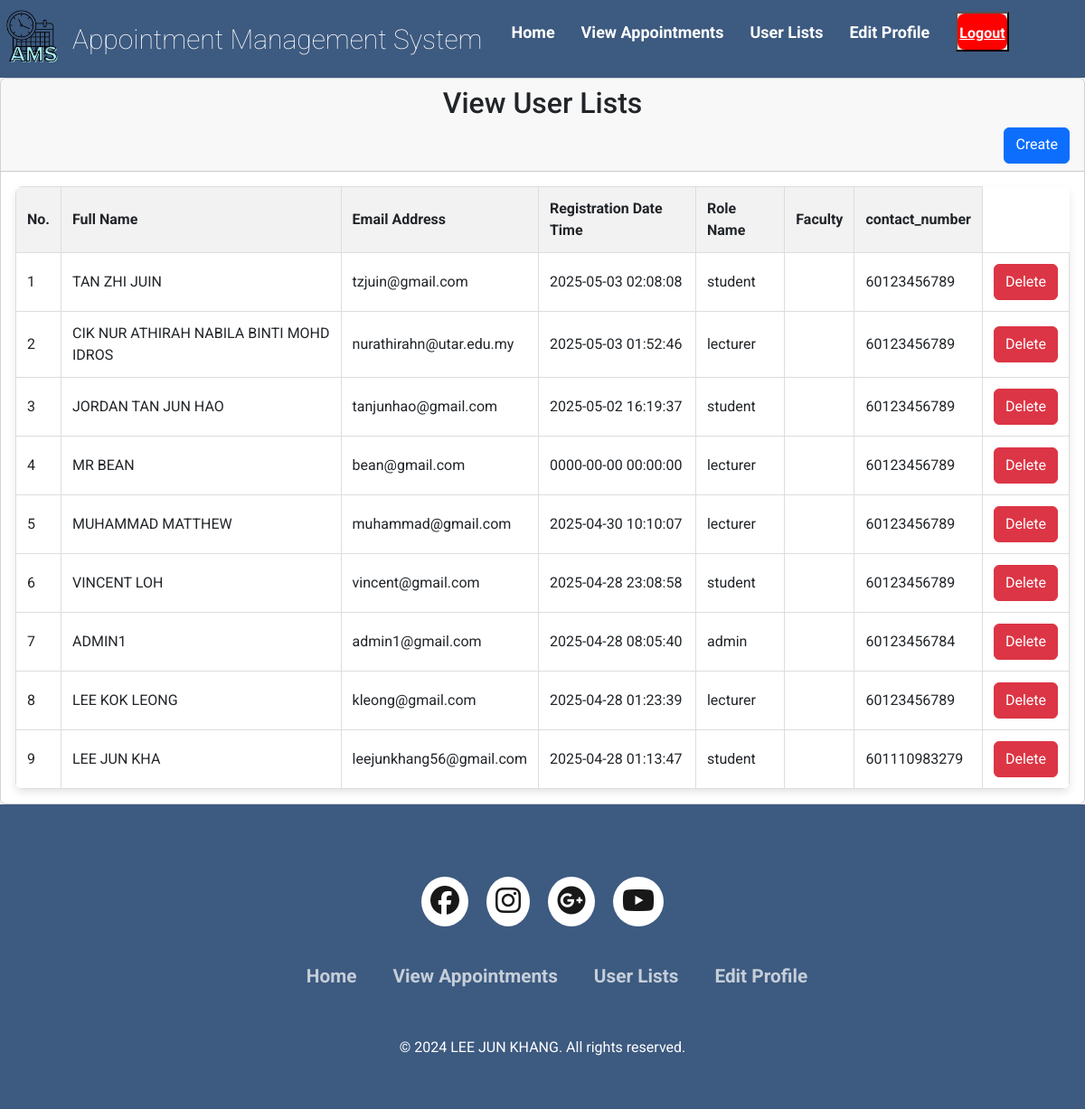
The page /user_view_admin.php on the database as committed earlier.
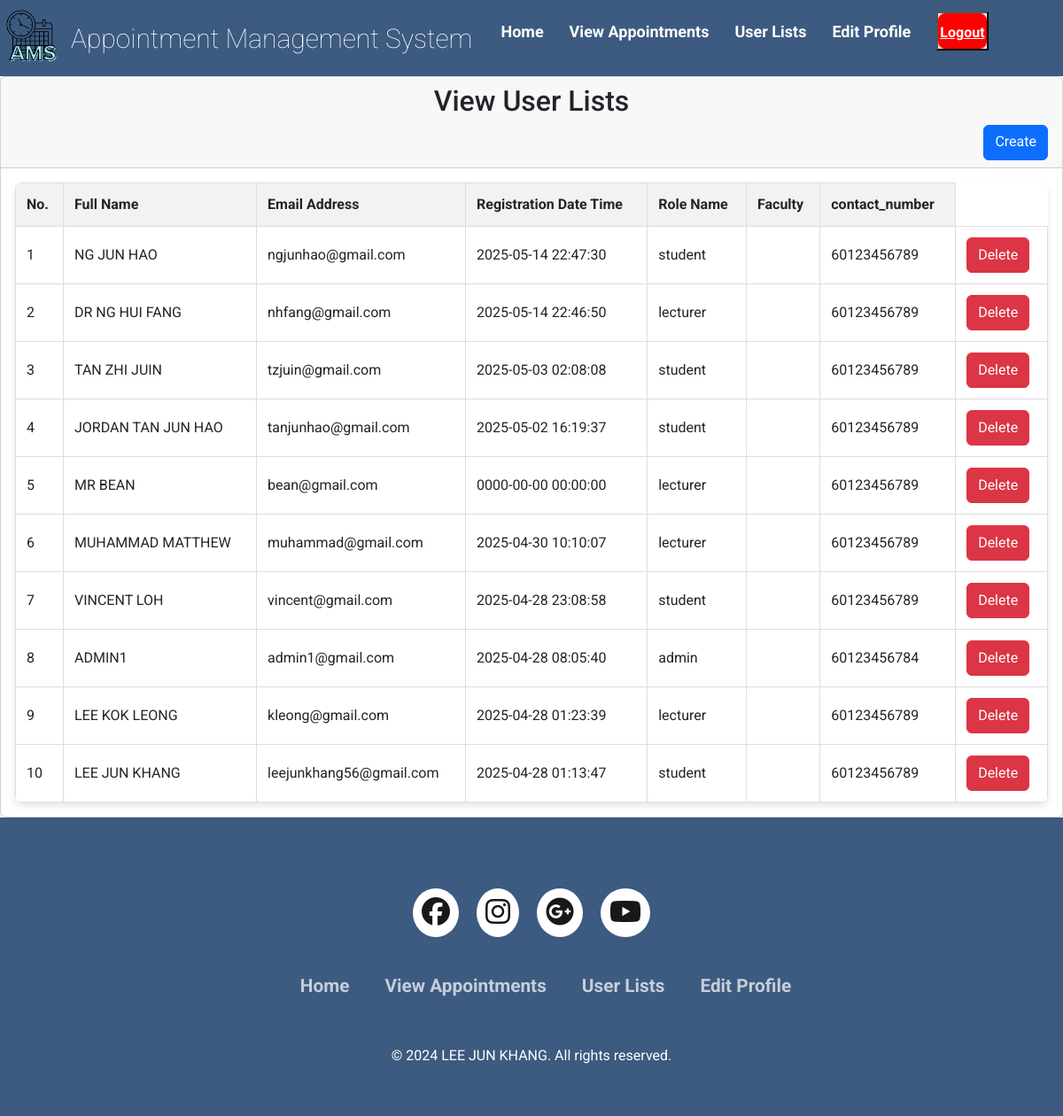
The same page on the database as committed later.
### tables this page shows
CREATE TABLE `users` (
  `id` bigint(11) NOT NULL,
  `username` varchar(100) NOT NULL,
  `email` varchar(100) NOT NULL,
  `role_id` int(1) NOT NULL,
  `reg_date` datetime NOT NULL,
  `password` varchar(255) NOT NULL,
  `contact_number` varchar(15) NOT NULL
);

CREATE TABLE `roles` (
  `id` int(1) NOT NULL,
  `role_name` varchar(50) NOT NULL
);

### user_view_admin.php (the view, shortened to what this page needs)
<!DOCTYPE html>
<html lang="en">
<head>
    <link rel="stylesheet" href="css/style.css">
    <link href="https://cdn.jsdelivr.net/npm/bootstrap@5.3.3/dist/css/bootstrap.min.css" rel="stylesheet">
    <link rel="stylesheet" type="text/css" href="https://cdnjs.cloudflare.com/ajax/libs/font-awesome/6.6.0/css/all.min.css">
    <link rel="stylesheet" href="https://unicons.iconscout.com/release/v4.0.0/css/line.css">
</head>
<body>
    <header>
        <nav class="navbar">
            <div class="navdiv">
                <div class="image-container">
                    <a href="home_admin.php"><img src="assets/images/logo.png" alt="logo" class="nav-logo" style="width: 70px; height: auto;"></a>
                    <a href="home_admin.php" class="logo-text">Appointment Management System</a>
                    <?php
                    include("database.php");
                    ?>
                </div>
                <ul>
                    <li><a href="home_admin.php">Home</a></li>
                    <li><a href="appointment_view_admin.php">View Appointments</a></li>
                    <li><a href="user_view_admin.php">User Lists</a></li>
                    <li><?php echo "<a href='edit_profile_admin.php?id=$res_id'>Edit Profile</a>"; ?></li>
                    <button><a href="logout.php" class="logout-btn">Logout</a></button>
                </ul>
            </div>
        </nav>
    </header>
    <main>
        <div class="main-box top">
            <div class="col-md-12">
                <div class="card">
                    <div class="card-header">
                        <h2 style="text-align: center;">View User Lists</h2>
                        <div class="d-grid gap-2 d-md-flex justify-content-md-end">
                            <button type="button" class="btn btn-primary" data-bs-toggle="modal" data-bs-target="#createModal">
                                <p>Create</p>
                            </button>
                        </div>
                    </div>
                    <div class="card-body">
                        <table class="product-table">
                            <thead>
                                <tr>
                                    <th>No.</th>
                                    <th>Full Name</th>
                                    <th>Email Address</th>
                                    <th>Registration Date Time</th>
                                    <th>Role Name</th>
                                    <th>Faculty</th>
                                    <th>contact_number</th>
                                </tr>
                            </thead>
                            <tbody>
                                <?php
                                $count = 1;
                                $sel_query = "SELECT users.*, roles.role_name AS role_name
                                                FROM users
                                                JOIN roles ON users.role_id = roles.id
                                                ORDER BY users.id DESC";
                                $stmt = $con->prepare($sel_query);
                                $stmt->execute();
                                $result = $stmt->get_result();
                                while ($row = mysqli_fetch_assoc($result)) {
                                ?>
                                    <tr>
                                        <td><?php echo $count; ?></td>
                                        <td><?php echo $row["username"]; ?></td>
                                        <td><?php echo $row["email"]; ?></td>
                                        <td><?php echo $row["reg_date"]; ?></td>
                                        <td><?php echo $row["role_name"]; ?></td>
                                        <td><?php echo $row["faculty"]; ?></td>
                                        <td><?php echo $row["contact_number"]; ?></td>
                                        <td>
                                            <button type="button" class="btn btn-danger" data-bs-toggle="modal" data-bs-target="#confirmModalCenter" data-id="<?php echo $row['id']; ?>">Delete</button>
                                        </td>
                                    </tr>
                                <?php
                                    $count++;
                                }
                                ?>
                            </tbody>
                        </table>
                    </div>
                </div>
            </div>
        </div>
    </main>
    <footer class="footer">
        <div class="footer-container">
            <div class="footer-icons">
                <a href=""><i class="fa-brands fa-facebook"></i></a>
                <a href=""><i class="fa-brands fa-instagram"></i></a>
                <a href=""><i class="fa-brands fa-google-plus"></i></a>
                <a href=""><i class="fa-brands fa-youtube"></i></a>
            </div>
            <div class="footer-nav">
                <ul>
                    <li><a href="home_admin.php">Home</a></li>
                    <li><a href="appointment_view_admin.php">View Appointments</a></li>
                    <li><a href="user_view_admin.php">User Lists</a></li>
                    <li><a href="edit_profile_admin.php">Edit Profile</a></li>
                </ul>
            </div>
            <div class="footer-bottom">
                <p>&copy; 2024 LEE JUN KHANG. All rights reserved. </p>
            </div>
        </div>
    </footer>
</body>
</html>

### css/style.css (style rules this page uses)
* { padding: 0; margin: 0; box-sizing: border-box; font-family: 'Roboto', sans-serif; }
body { background: #98C1D9; }
.navdiv { text-decoration: none; display: flex; align-items: center; justify-content: space-between; }
.btn { height: 40px; background: #3D5A80; color: white; font-size: 16px; font-weight: bold; border: 2px solid #3D5A80; border-radius: 5px; cursor: pointer; transition: background 0.3s ease, color 0.3s ease, border-color 0.3s ease; text-align: center; line-height: 40px; }
.logout-btn { height: 40px; background-color: red; color: white; font-size: 16px; font-weight: bold; border: 2px solid red; border-radius: 8px; cursor: pointer; text-align: center; line-height: 40px; padding: 0; margin: 0; box-sizing: border-box; display: inline-block; transition: background-color 0.3s ease, color 0.3s ease, border-color 0.3s ease; }
footer { background-color: #3D5A80; }
.footer-container { width: 100%; padding: 70px 30px 20px; }
.footer-icons { display: flex; justify-content: center; }
.footer-icons a { text-decoration: none; padding: 10px; background-color: white; margin: 10px; border-radius: 50%; }
.footer-icons a i { font-size: 2em; color: black; opacity: 0.9; }
.footer-nav { margin: 30px 0; }
.footer-nav ul { display: flex; justify-content: center; }
.footer-nav ul li a { color: white; margin: 20px; text-decoration: none; font-size: 1.3em; opacity: 0.7; transition: 0.5s; }
.footer-bottom { background-color: #3D5A80; padding: 20px; text-align: center; }
.footer-bottom p { color: white; }
.navbar { background: #3D5A80; font-family: calibri; padding-right: 15px; padding-left: 15px; }
.navdiv { display: flex; align-items: center; justify-content: space-between; }
.navdiv ul li a { text-decoration: none; }
.logo-text { font-size: 30px; font-weight: 60; color: white; text-decoration: none; }
.image-container img { width: 100px; height: auto; display: flex; align-items: center; }
.image-container { display: flex; align-items: center; }
.nav-logo { width: 100px; height: auto; margin-right: 10px; }
li { list-style: none; display: inline-block; }
li a { color: white; font-size: 18px; font-weight: bold; margin-right: 25px; }
.product-table { width: 100%; border-collapse: collapse; background-color: #fff; border-radius: 8px; overflow: hidden; box-shadow: 0 4px 8px rgba(0, 0, 0, 0.1); }
.product-table th, .product-table td { padding: 12px; border: 1px solid #ddd; }
.product-table th { background-color: #f2f2f2; font-weight: bold; }

Rows that differ between the two databases and show on the page:
removed users: username "CIK NUR ATHIRAH NABILA BINTI MOHD IDROS", email "nurathirahn@utar.edu.my", reg_date "2025-05-03 01:52:46", role.role_name "lecturer", contact_number "60123456789"
added users: username "NG JUN HAO", email "ngjunhao@gmail.com", reg_date "2025-05-14 22:47:30", role.role_name "student", contact_number "60123456789"
added users: username "DR NG HUI FANG", email "nhfang@gmail.com", reg_date "2025-05-14 22:46:50", role.role_name "lecturer", contact_number "60123456789"
changed users "leejunkhang56@gmail.com": username "LEE JUN KHA" → "LEE JUN KHANG"; contact_number "601110983279" → "60123456789"
